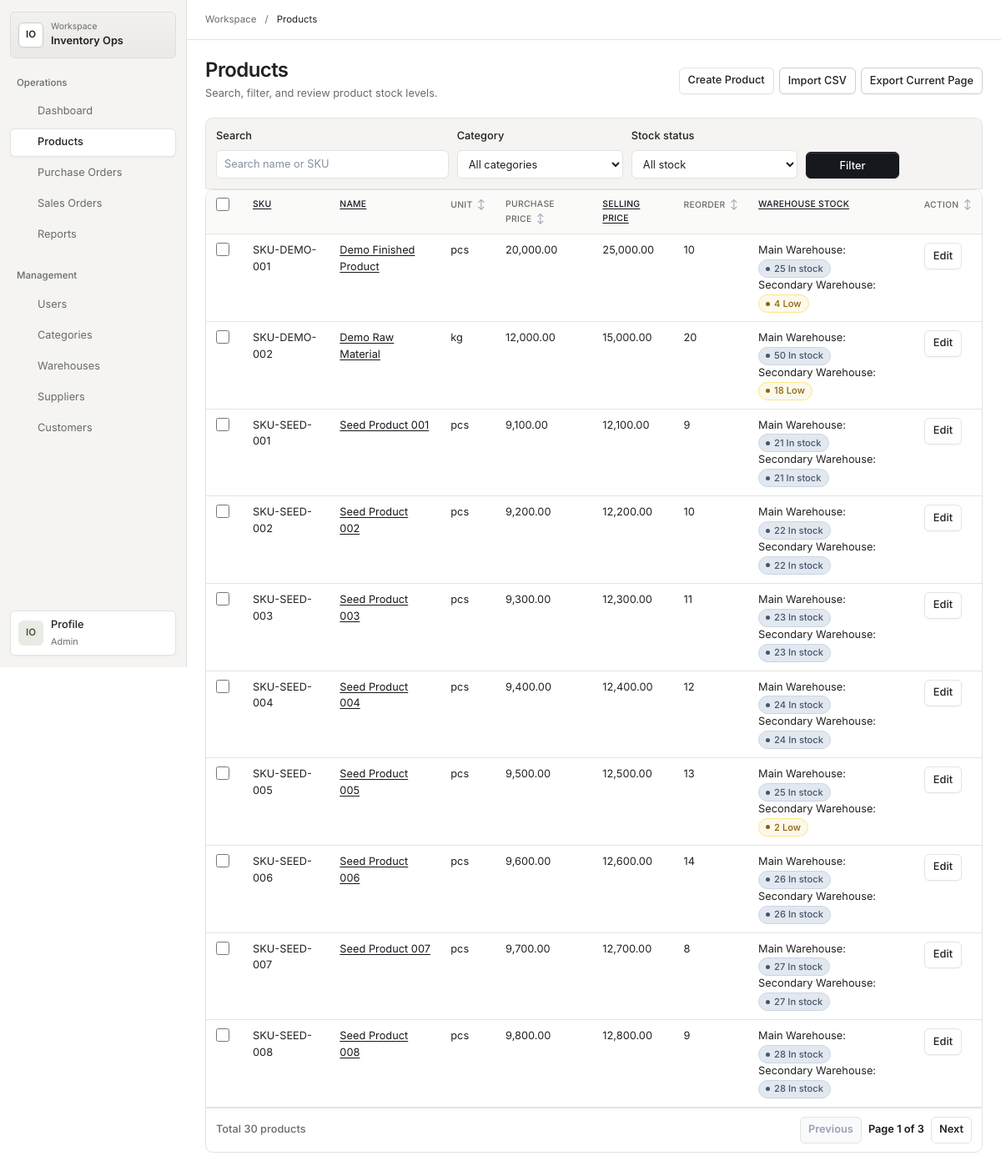
Screenshot of /products (signed in) with the database file from the repository.
### tables this page shows
CREATE TABLE IF NOT EXISTS products (
    id INT UNSIGNED AUTO_INCREMENT PRIMARY KEY,
    category_id INT UNSIGNED NOT NULL,
    sku VARCHAR(80) NOT NULL,
    name VARCHAR(160) NOT NULL,
    unit VARCHAR(30) NOT NULL,
    purchase_price DECIMAL(14,2) NOT NULL DEFAULT 0.00,
    selling_price DECIMAL(14,2) NOT NULL DEFAULT 0.00,
    price DECIMAL(14,2) NOT NULL DEFAULT 0.00,
    reorder_point INT UNSIGNED NOT NULL DEFAULT 0,
    is_active TINYINT(1) NOT NULL DEFAULT 1,
    created_at TIMESTAMP NOT NULL DEFAULT CURRENT_TIMESTAMP,
    updated_at TIMESTAMP NOT NULL DEFAULT CURRENT_TIMESTAMP ON UPDATE CURRENT_TIMESTAMP,
    UNIQUE KEY uq_products_sku (sku),
    KEY idx_products_category_active (category_id, is_active),
    KEY idx_products_name (name),
    CONSTRAINT fk_products_category FOREIGN KEY (category_id) REFERENCES categories (id),
    CONSTRAINT chk_products_purchase_price_non_negative CHECK (purchase_price >= 0),
    CONSTRAINT chk_products_selling_price_non_negative CHECK (selling_price >= 0),
    CONSTRAINT chk_products_price_non_negative CHECK (price >= 0),
    CONSTRAINT chk_products_reorder_non_negative CHECK (reorder_point >= 0)
);

CREATE TABLE IF NOT EXISTS product_stocks (
    product_id INT UNSIGNED NOT NULL,
    warehouse_id INT UNSIGNED NOT NULL,
    quantity INT UNSIGNED NOT NULL DEFAULT 0,
    updated_at TIMESTAMP NOT NULL DEFAULT CURRENT_TIMESTAMP ON UPDATE CURRENT_TIMESTAMP,
    PRIMARY KEY (product_id, warehouse_id),
    UNIQUE KEY uq_product_stocks_product_warehouse (product_id, warehouse_id),
    KEY idx_product_stocks_warehouse (warehouse_id),
    CONSTRAINT fk_product_stocks_product FOREIGN KEY (product_id) REFERENCES products (id),
    CONSTRAINT fk_product_stocks_warehouse FOREIGN KEY (warehouse_id) REFERENCES warehouses (id),
    CONSTRAINT chk_product_stocks_quantity_non_negative CHECK (quantity >= 0)
);

CREATE TABLE IF NOT EXISTS warehouses (
    id INT UNSIGNED AUTO_INCREMENT PRIMARY KEY,
    name VARCHAR(120) NOT NULL,
    location VARCHAR(190) NOT NULL DEFAULT '',
    is_active TINYINT(1) NOT NULL DEFAULT 1,
    created_at TIMESTAMP NOT NULL DEFAULT CURRENT_TIMESTAMP,
    updated_at TIMESTAMP NOT NULL DEFAULT CURRENT_TIMESTAMP ON UPDATE CURRENT_TIMESTAMP,
    UNIQUE KEY uq_warehouses_name (name),
    KEY idx_warehouses_active (is_active)
);

### views/products/index.php (the view, shortened to what the rows shown need)
<!doctype html>
<html lang="en">
<head>
    <link rel="stylesheet" href="/assets/css/app.css">
</head>
<body>
    <?php $workspaceTitle = 'Products'; require dirname(__DIR__) . '/partials/workspace-start.php'; ?>
    <main class="page" id="main-content">
        <header class="page-header">
            <div>
                <h1>Products</h1>
            </div>
        </header>
        <div class="table-scroll" role="region" aria-label="<?= htmlspecialchars($workspaceTitle . ' table', ENT_QUOTES, 'UTF-8') ?>" tabindex="0">
<table class="data-table" data-selectable="products">
            <thead>
                <tr>
                    <th class="selection-column" scope="col"><input class="table-select-all" type="checkbox" aria-label="Select all products on this page"></th>
                    <?php $sortPath = '/products'; $sortKey = 'sku'; $sortLabel = 'SKU'; require dirname(__DIR__) . '/partials/sort-heading.php'; ?>
                    <?php $sortPath = '/products'; $sortKey = 'name'; $sortLabel = 'Name'; require dirname(__DIR__) . '/partials/sort-heading.php'; ?>
                    <th>Unit</th>
                    <th>Purchase Price</th>
                    <?php $sortPath = '/products'; $sortKey = 'price'; $sortLabel = 'Selling Price'; require dirname(__DIR__) . '/partials/sort-heading.php'; ?>
                    <th>Reorder</th>
                    <?php $sortPath = '/products'; $sortKey = 'quantity'; $sortLabel = 'Warehouse Stock'; require dirname(__DIR__) . '/partials/sort-heading.php'; ?>
                    <?php if ($canWrite): ?><th>Action</th><?php endif; ?>
                </tr>
            </thead>
            <tbody>
                <?php foreach ($result->items() as $product): ?>
                    <tr>
                        <td class="selection-cell"><input class="table-row-select" type="checkbox" aria-label="Select product <?= htmlspecialchars($product->sku(), ENT_QUOTES, 'UTF-8') ?>"></td>
                        <td><?= htmlspecialchars($product->sku(), ENT_QUOTES, 'UTF-8') ?></td>
                        <td><a href="/products/show?id=<?= $product->id() ?>"><?= htmlspecialchars($product->name(), ENT_QUOTES, 'UTF-8') ?></a></td>
                        <td><?= htmlspecialchars($product->unit(), ENT_QUOTES, 'UTF-8') ?></td>
                        <td><?= number_format($product->purchasePrice(), 2) ?></td>
                        <td><?= number_format($product->sellingPrice(), 2) ?></td>
                        <td><?= $product->reorderPoint() ?></td>
                        <td>
                            <?php foreach (($stocksByProduct[$product->id()] ?? []) as $stock): ?>
                                <div>
                                    <?= htmlspecialchars($stock->warehouseName(), ENT_QUOTES, 'UTF-8') ?>:
                                    <span class="<?= $stock->isLowStock() ? 'status-badge stock-low' : 'status-badge status-normal' ?>">
                                        <?= $stock->quantity() ?><?= $stock->isLowStock() ? ' Low' : ' In stock' ?>
                                    </span>
                                </div>
                            <?php endforeach; ?>
                        </td>
                        <?php if ($canWrite): ?>
                            <td><a class="action-link" href="/products/edit?id=<?= $product->id() ?>">Edit</a></td>
                        <?php endif; ?>
                    </tr>
                <?php endforeach; ?>
            </tbody>
        </table>
</div>
    </main>
    <?php require dirname(__DIR__) . '/partials/workspace-end.php'; ?>
</body>
</html>

### rows the page displays
products: sku "SKU-DEMO-001", name "Demo Finished Product", unit "pcs", purchase_price "20,000.00", selling_price "25,000.00", reorder_point "10"
product_stocks: warehouse.name "Main Warehouse", quantity "25", shows "In stock"
product_stocks: warehouse.name "Secondary Warehouse", quantity "4", shows "Low"
products: sku "SKU-DEMO-002", name "Demo Raw Material", unit "kg", purchase_price "12,000.00", selling_price "15,000.00", reorder_point "20"
product_stocks: warehouse.name "Main Warehouse", quantity "50", shows "In stock"
product_stocks: warehouse.name "Secondary Warehouse", quantity "18", shows "Low"
products: sku "SKU-SEED-001", name "Seed Product 001", unit "pcs", purchase_price "9,100.00", selling_price "12,100.00", reorder_point "9"
product_stocks: warehouse.name "Main Warehouse", quantity "21", shows "In stock"
product_stocks: warehouse.name "Secondary Warehouse", quantity "21", shows "In stock"
products: sku "SKU-SEED-002", name "Seed Product 002", unit "pcs", purchase_price "9,200.00", selling_price "12,200.00", reorder_point "10"
product_stocks: warehouse.name "Main Warehouse", quantity "22", shows "In stock"
product_stocks: warehouse.name "Secondary Warehouse", quantity "22", shows "In stock"
products: sku "SKU-SEED-003", name "Seed Product 003", unit "pcs", purchase_price "9,300.00", selling_price "12,300.00", reorder_point "11"
product_stocks: warehouse.name "Main Warehouse", quantity "23", shows "In stock"
product_stocks: warehouse.name "Secondary Warehouse", quantity "23", shows "In stock"
products: sku "SKU-SEED-004", name "Seed Product 004", unit "pcs", purchase_price "9,400.00", selling_price "12,400.00", reorder_point "12"
product_stocks: warehouse.name "Main Warehouse", quantity "24", shows "In stock"
product_stocks: warehouse.name "Secondary Warehouse", quantity "24", shows "In stock"
products: sku "SKU-SEED-005", name "Seed Product 005", unit "pcs", purchase_price "9,500.00", selling_price "12,500.00", reorder_point "13"
product_stocks: warehouse.name "Main Warehouse", quantity "25", shows "In stock"
product_stocks: warehouse.name "Secondary Warehouse", quantity "2", shows "Low"
products: sku "SKU-SEED-006", name "Seed Product 006", unit "pcs", purchase_price "9,600.00", selling_price "12,600.00", reorder_point "14"
product_stocks: warehouse.name "Main Warehouse", quantity "26", shows "In stock"
product_stocks: warehouse.name "Secondary Warehouse", quantity "26", shows "In stock"
products: sku "SKU-SEED-007", name "Seed Product 007", unit "pcs", purchase_price "9,700.00", selling_price "12,700.00", reorder_point "8"
product_stocks: warehouse.name "Main Warehouse", quantity "27", shows "In stock"
product_stocks: warehouse.name "Secondary Warehouse", quantity "27", shows "In stock"
products: sku "SKU-SEED-008", name "Seed Product 008", unit "pcs", purchase_price "9,800.00", selling_price "12,800.00", reorder_point "9"
product_stocks: warehouse.name "Main Warehouse", quantity "28", shows "In stock"
product_stocks: warehouse.name "Secondary Warehouse", quantity "28", shows "In stock"

### other values shown
$workspaceGroup "Operations"
$workspaceLabel "Dashboard"
$workspaceLabel "Products"
$workspaceLabel "Purchase Orders"
$workspaceLabel "Sales Orders"
$workspaceLabel "Reports"
$workspaceGroup "Management"
$workspaceLabel "Users"
$workspaceLabel "Categories"
$workspaceLabel "Warehouses"
$workspaceLabel "Suppliers"
$workspaceLabel "Customers"
$workspaceTitle "Products"
$sortLabel "SKU NAME SELLING PRICE WAREHOUSE STOCK"
$result->total() "30"
